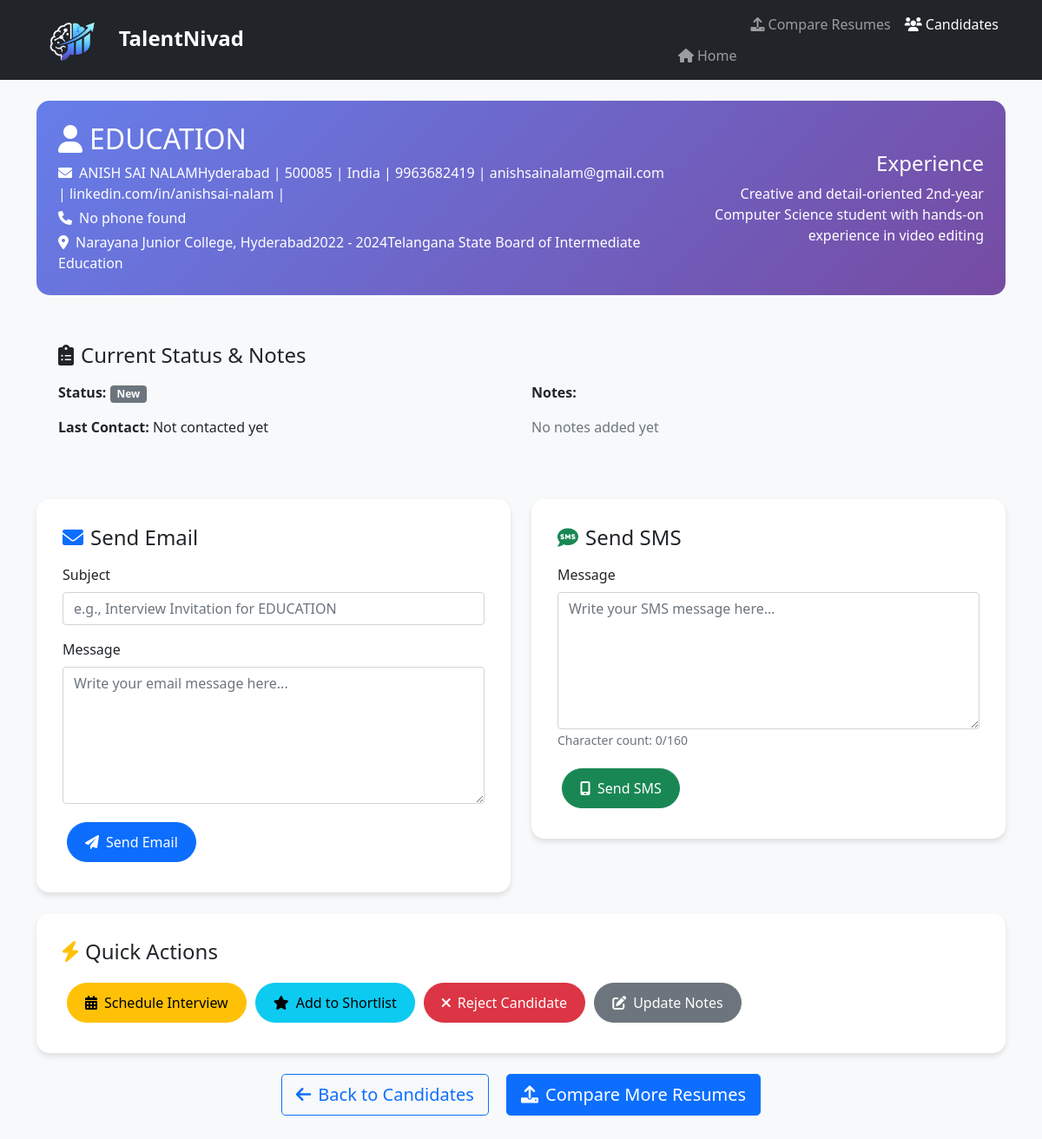
/contact/Anish_resume_1_1_1.pdf, run on the app's committed database.
### app.py (models this page shows)
class Candidate(db.Model):
    id = db.Column(db.Integer, primary_key=True)
    name = db.Column(db.String(200))
    email = db.Column(db.String(200))
    phone = db.Column(db.String(50))
    location = db.Column(db.String(200))
    experience = db.Column(db.String(100))
    status = db.Column(db.String(100), default="New")
    notes = db.Column(db.Text)
    resume_filename = db.Column(db.String(200))

### app.py (the view, shortened to what this page needs)
@app.route('/contact/<filename>', methods=['GET', 'POST'])
def contact_candidate(filename):
    candidate_id = filename.replace('.pdf', '').replace('.docx', '').replace('.doc', '')
    profile = Candidate.query.filter_by(resume_filename=filename).first()
    return render_template('contact_candidate.html', profile=profile, filename=filename)

### templates/contact_candidate.html (shortened to what this page needs)
<!DOCTYPE html>
<html lang="en">
<head>
    <link href="https://cdn.jsdelivr.net/npm/bootstrap@5.1.3/dist/css/bootstrap.min.css" rel="stylesheet">
    <link rel="stylesheet" href="https://cdnjs.cloudflare.com/ajax/libs/font-awesome/6.0.0/css/all.min.css">
</head>
<body class="bg-light">
    <nav class="navbar navbar-expand-lg navbar-dark bg-dark">
        <div class="container">
            <a class="navbar-brand" href="/">
                <img src="{{ url_for('static', filename='logo.png') }}" height="50"class="me-2">
TalentNivad
            <div class="collapse navbar-collapse" id="navbarNav">
                <ul class="navbar-nav ms-auto">
                    <li class="nav-item">
                        <a class="nav-link" href="/">
                            <i class="fas fa-home me-1"></i>Home
                        </a>
                    </li>
                    <li class="nav-item">
                        <a class="nav-link" href="/compare">
                            <i class="fas fa-upload me-1"></i>Compare Resumes
                        </a>
                    </li>
                    <li class="nav-item">
                        <a class="nav-link active" href="/candidates">
                            <i class="fas fa-users me-1"></i>Candidates
                        </a>
                    </li>
                </ul>
            </div>
        </div>
    </nav>
    <div class="container mt-4">
        <div class="candidate-card">
            <div class="row align-items-center">
                <div class="col-md-8">
                    <h2 class="mb-2">
                        <i class="fas fa-user me-2"></i>{{ profile.name or 'Candidate Profile' }}
                    </h2>
                    <p class="mb-1">
                        <i class="fas fa-envelope me-2"></i>{{ profile.email or 'Email not detected' }}
                    </p>
                    <p class="mb-1">
                        <i class="fas fa-phone me-2"></i>{{ profile.phone or 'Phone not detected' }}
                    </p>
                    <p class="mb-0">
                        <i class="fas fa-map-marker-alt me-2"></i>{{ profile.location or 'Location not detected' }}
                    </p>
                </div>
                <div class="col-md-4 text-end">
                    <h4 class="mb-2">Experience</h4>
                    <p class="mb-0">{{ profile.experience or 'Not specified' }}</p>
                </div>
            </div>
        </div>
        <div class="status-section">
            <h4 class="mb-3">
                <i class="fas fa-clipboard-list me-2"></i>Current Status & Notes
            </h4>
            <div class="row">
                <div class="col-md-6">
                    <p><strong>Status:</strong>
                        <span class="badge bg-{{ 'success' if profile.status == 'Contacted' else 'warning' if profile.status == 'Shortlisted' else 'danger' if profile.status == 'Rejected' else 'secondary' }}">
                            {{ profile.status or 'New' }}
                        </span>
                    </p>
                    <p><strong>Last Contact:</strong> {{ profile.last_contact or 'Not contacted yet' }}</p>
                </div>
                <div class="col-md-6">
                    <p><strong>Notes:</strong></p>
                    <p class="text-muted">{{ profile.notes or 'No notes added yet' }}</p>
                </div>
            </div>
        </div>
        <div class="row">
            <div class="col-md-6 mb-4">
                <div class="contact-form">
                    <h4 class="mb-3">
                        <i class="fas fa-envelope text-primary me-2"></i>Send Email
                    </h4>
                    <form id="emailForm">
                        <div class="mb-3">
                            <label for="emailSubject" class="form-label">Subject</label>
                            <input type="text" class="form-control" id="emailSubject" name="subject"
                                   placeholder="e.g., Interview Invitation for {{ profile.name or 'Position' }}" required>
                        </div>
                        <div class="mb-3">
                            <label for="emailMessage" class="form-label">Message</label>
                            <textarea class="form-control" id="emailMessage" name="message" rows="6"
                                      placeholder="Write your email message here..." required></textarea>
                        </div>
                        <button type="submit" class="btn btn-primary btn-action">
                            <i class="fas fa-paper-plane me-2"></i>Send Email
                        </button>
                    </form>
                </div>
            </div>
            <div class="col-md-6 mb-4">
                <div class="contact-form">
                    <h4 class="mb-3">
                        <i class="fas fa-sms text-success me-2"></i>Send SMS
                    </h4>
                    <form id="smsForm">
                        <div class="mb-3">
                            <label for="smsMessage" class="form-label">Message</label>
                            <textarea class="form-control" id="smsMessage" name="message" rows="6"
                                      placeholder="Write your SMS message here..." required></textarea>
                            <small class="text-muted">Character count: <span id="smsCharCount">0</span>/160</small>
                        </div>
                        <button type="submit" class="btn btn-success btn-action">
                            <i class="fas fa-mobile-alt me-2"></i>Send SMS
                        </button>
                    </form>
                </div>
            </div>
        </div>
        <div class="row mb-4">
            <div class="col-12">
                <div class="contact-form">
                    <h4 class="mb-3">
                        <i class="fas fa-bolt text-warning me-2"></i>Quick Actions
                    </h4>
                    <div class="d-flex flex-wrap">
                        <button class="btn btn-warning btn-action" data-bs-toggle="modal" data-bs-target="#scheduleModal">
                            <i class="fas fa-calendar-alt me-2"></i>Schedule Interview
                        </button>
                        <button class="btn btn-info btn-action" onclick="addToShortlist()">
                            <i class="fas fa-star me-2"></i>Add to Shortlist
                        </button>
                        <button class="btn btn-danger btn-action" data-bs-toggle="modal" data-bs-target="#rejectModal">
                            <i class="fas fa-times me-2"></i>Reject Candidate
                        </button>
                        <button class="btn btn-secondary btn-action" onclick="updateNotes()">
                            <i class="fas fa-edit me-2"></i>Update Notes
                        </button>
                    </div>
                </div>
            </div>
        </div>
        <div class="text-center mb-5">
            <a href="/candidates" class="btn btn-outline-primary btn-lg me-3">
                <i class="fas fa-arrow-left me-2"></i>Back to Candidates
            </a>
            <a href="/compare" class="btn btn-primary btn-lg">
                <i class="fas fa-upload me-2"></i>Compare More Resumes
            </a>
        </div>
    </div>
</body>
</html>

### templates/contact_candidate.html (style rules this page uses)
.navbar-brand { font-weight: bold; font-size: 1.5rem; }
.navbar-nav .nav-link { font-weight: 500; transition: color 0.3s ease; }
.candidate-card { background: linear-gradient(135deg, #667eea 0%, #764ba2 100%); color: white; border-radius: 15px; padding: 25px; margin-bottom: 30px; }
.contact-form { background: white; border-radius: 15px; box-shadow: 0 4px 6px rgba(0, 0, 0, 0.1); padding: 30px; }
.status-section { background: #f8f9fa; border-radius: 15px; padding: 25px; margin-bottom: 30px; }
.btn-action { border-radius: 25px; padding: 10px 20px; margin: 5px; }

### data on the page
Candidate: name "EDUCATION", email "ANISH SAI NALAMHyderabad | 500085 | India | 9963682419 | anishsainalam@gmail.com | linkedin.com/in/anishsai-nalam |", phone "No phone found", location "Narayana Junior College, Hyderabad2022 - 2024Telangana State Board of Intermediate Education", experience "Creative and detail-oriented 2nd-year Computer Science student with hands-on experience in video editing", status "New", notes "No notes added yet", subject "e.g., Interview Invitation for EDUCATION"

### other printed values
{{ profile.last_contact or 'Not contacted yet' }} "Not contacted yet"
